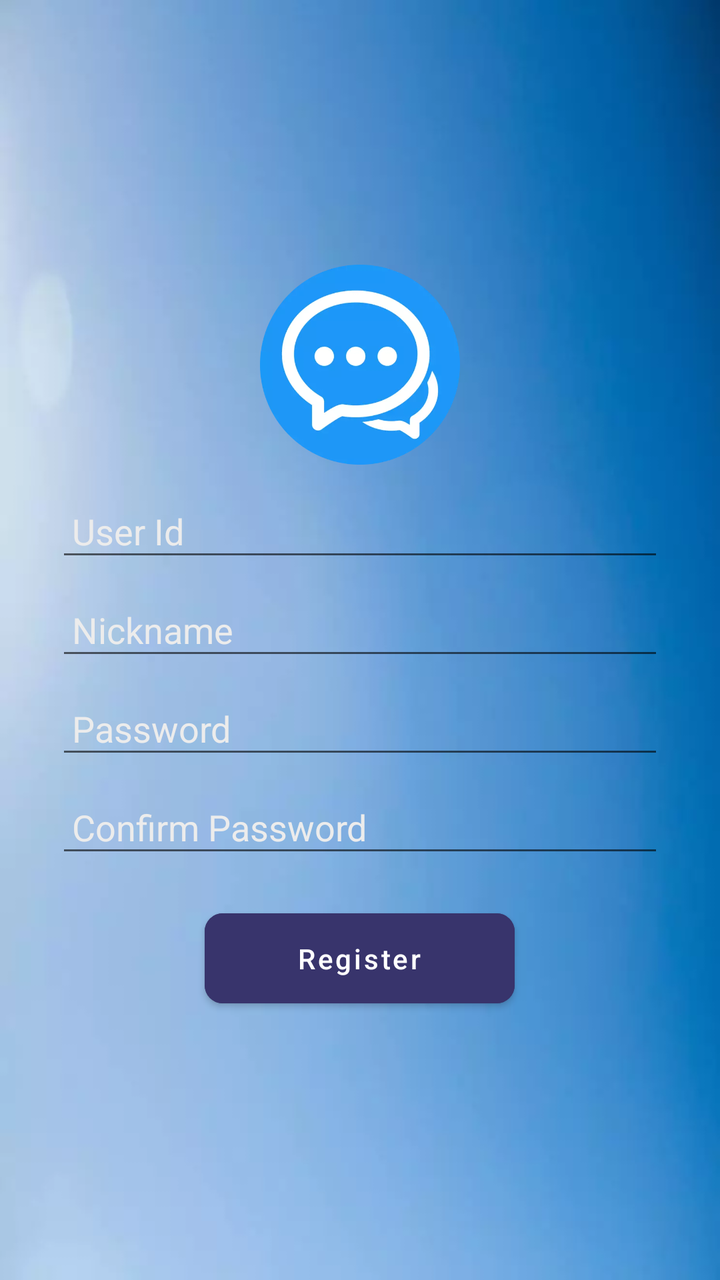
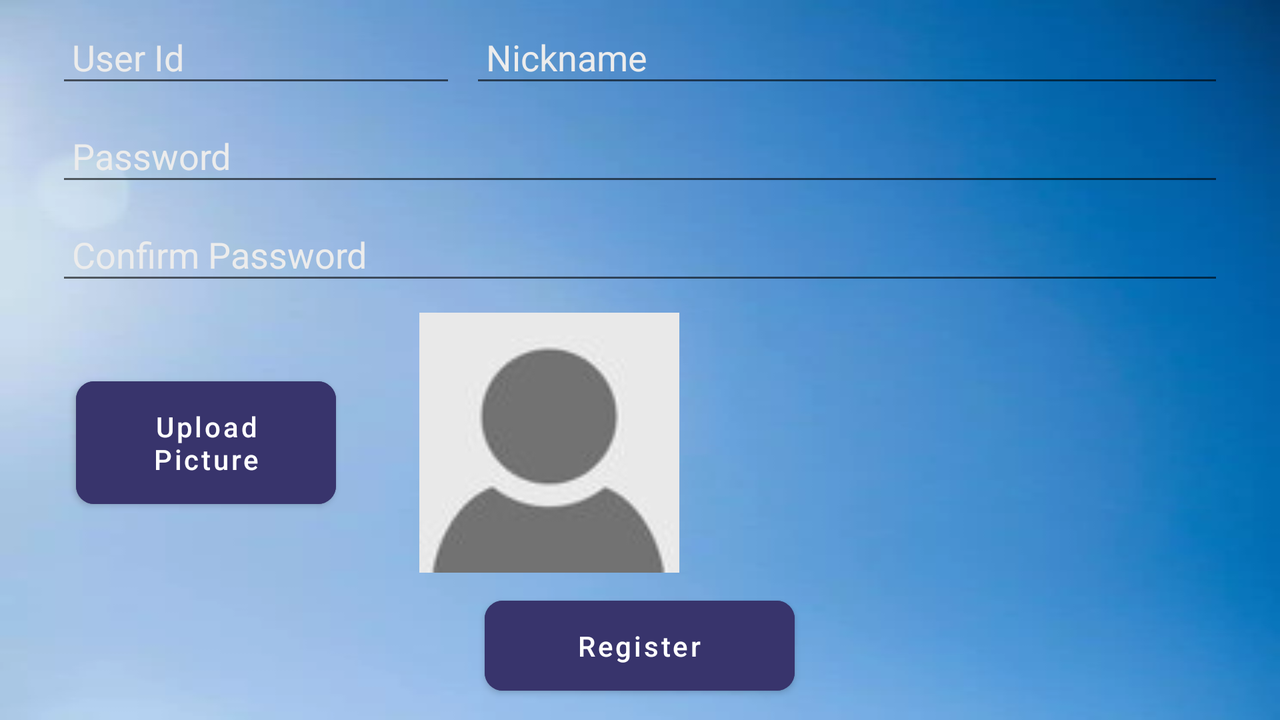

One screen, two layout resources from the same app: the default and the repository's alternative for another configuration. Each is rendered where Android would select it; the XML of both is given below.
<!-- AndroidManifest.xml: application theme Theme.AndroidChat -->
<!-- res/layout/activity_register.xml -->
<?xml version="1.0" encoding="utf-8"?>
<LinearLayout xmlns:android="http://schemas.android.com/apk/res/android"
    xmlns:app="http://schemas.android.com/apk/res-auto"
    xmlns:tools="http://schemas.android.com/tools"
    android:layout_width="match_parent"
    android:layout_height="match_parent"
    tools:context=".RegisterActivity"
    android:orientation="vertical"
    android:gravity="center"
    android:background="@drawable/main_background">
    <LinearLayout
        android:layout_width="match_parent"
        android:layout_height="wrap_content"
        android:gravity="center_horizontal"
        android:orientation="vertical"
        android:layout_marginLeft="28dp"
        android:layout_marginStart="28dp"
        android:layout_marginEnd="28dp"
        android:layout_marginRight="28dp">
        <ImageView
            android:layout_width="100dp"
            android:layout_height="100dp"
            android:id="@+id/imgView"
            android:src="@drawable/web_icon"/>
        <EditText
            android:layout_width="match_parent"
            android:layout_height="wrap_content"
            android:id="@+id/txtUserId"
            android:layout_marginTop="13dp"
            android:layout_marginBottom="9dp"
            android:ems="8"
            android:hint="User Id"
            android:inputType="textPersonName"
            android:padding="8dp"
            android:textColor="@color/black"
            android:textColorHint="@color/grayLight"/>
        <EditText
            android:layout_width="match_parent"
            android:layout_height="wrap_content"
            android:id="@+id/txtNickname"
            android:layout_marginBottom="9dp"
            android:ems="8"
            android:hint="Nickname"
            android:inputType="textPersonName"
            android:padding="8dp"
            android:textColor="@color/black"
            android:textColorHint="@color/grayLight"/>

        <EditText
            android:layout_width="match_parent"
            android:layout_height="wrap_content"
            android:id="@+id/txtPassword"
            android:layout_marginBottom="9dp"
            android:ems="8"
            android:hint="Password"
            android:inputType="textPassword"
            android:padding="8dp"
            android:textColor="@color/black"
            android:textColorHint="@color/grayLight"/>

        <EditText
            android:layout_width="match_parent"
            android:layout_height="wrap_content"
            android:id="@+id/txtConfirm"
            android:layout_marginBottom="9dp"
            android:ems="8"
            android:hint="Confirm Password"
            android:inputType="textPassword"
            android:padding="8dp"
            android:textColor="@color/black"
            android:textColorHint="@color/grayLight"/>

        <Button
            android:layout_width="155dp"
            android:layout_height="wrap_content"
            android:id="@+id/btnRegister"
            android:layout_marginTop="8dp"
            android:padding="13dp"
            android:text="Register"
            android:textAllCaps="false"
            android:backgroundTint="@color/registerColor"
            app:cornerRadius="9dp"/>
            />
    </LinearLayout>
</LinearLayout>
<!-- resources referenced by this layout -->
<resources>
  <color name="black">#FF000000</color>
  <color name="grayLight">#ECECEC</color>
  <color name="registerColor">#38346C</color>
  <!-- drawable main_background: webp bitmap (drawable-night-hdpi, 5234 bytes) -->
  <!-- drawable web_icon: webp bitmap (drawable-v24, 15390 bytes) -->
  <style name="Theme.AndroidChat" parent="Theme.MaterialComponents.DayNight.DarkActionBar">
          
          <item name="colorPrimary">@color/mainColor</item>
          <item name="colorPrimaryVariant">@color/mainColorDark</item>
          <item name="colorOnPrimary">@color/white</item>
          
          <item name="colorSecondary">@color/teal_200</item>
          <item name="colorSecondaryVariant">#A89A9A</item>
          <item name="colorOnSecondary">@color/black</item>
          
          <item name="android:statusBarColor" tools:targetApi="l">?attr/colorPrimaryVariant</item>
          <item name="android:textColor">@color/black</item>
          
      </style>
  <color name="mainColor">#84B3E1</color>
  <color name="mainColorDark">#3A8AD8</color>
  <color name="white">#FFFFFFFF</color>
  <color name="teal_200">#FF03DAC5</color>
</resources>
<!-- res/layout-land/activity_register.xml (the repository's variant of the layout above) -->
<!-- drawn on the phone turned sideways -->
<?xml version="1.0" encoding="utf-8"?>
<LinearLayout xmlns:android="http://schemas.android.com/apk/res/android"
    xmlns:app="http://schemas.android.com/apk/res-auto"
    xmlns:tools="http://schemas.android.com/tools"
    android:layout_width="match_parent"
    android:layout_height="match_parent"
    android:background="@drawable/main_background"
    android:gravity="center"
    android:orientation="vertical"
    tools:context=".RegisterActivity">

    <LinearLayout
        android:layout_width="match_parent"
        android:layout_height="wrap_content"
        android:layout_marginStart="28dp"
        android:layout_marginLeft="28dp"
        android:layout_marginEnd="28dp"
        android:layout_marginRight="28dp"
        android:gravity="center_horizontal"
        android:orientation="vertical">


        <LinearLayout
            android:layout_width="match_parent"
            android:layout_height="match_parent"
            android:orientation="horizontal">
        <EditText
            android:id="@+id/txtUserIdR"
            android:layout_width="200dp"
            android:layout_height="wrap_content"
            android:layout_marginBottom="9dp"
            android:ems="8"
            android:hint="User Id"
            android:inputType="textPersonName"
            android:padding="8dp"
            android:textColorHint="@color/grayLight" />

        <EditText
            android:id="@+id/txtNickname"
            android:layout_width="match_parent"
            android:layout_height="wrap_content"
            android:layout_marginLeft="7dp"
            android:layout_marginBottom="9dp"
            android:ems="8"
            android:hint="Nickname"
            android:inputType="textPersonName"
            android:padding="8dp"
            android:textColorHint="@color/grayLight" />
        </LinearLayout>

        <EditText
            android:id="@+id/txtPasswordR"
            android:layout_width="match_parent"
            android:layout_height="wrap_content"
            android:layout_marginBottom="9dp"
            android:ems="8"
            android:hint="Password"
            android:inputType="textPassword"
            android:padding="8dp"
            android:textColorHint="@color/grayLight" />

        <EditText
            android:id="@+id/txtConfirm"
            android:layout_width="match_parent"
            android:layout_height="wrap_content"
            android:layout_marginBottom="9dp"
            android:ems="8"
            android:hint="Confirm Password"
            android:inputType="textPassword"
            android:padding="8dp"
            android:textColorHint="@color/grayLight" />


        <LinearLayout
            android:layout_width="match_parent"
            android:layout_height="match_parent">

            <Button
                android:id="@+id/btnUploadProfile"
                android:layout_width="130dp"
                android:layout_height="wrap_content"
                android:layout_gravity="center"
                android:layout_marginLeft="10dp"
                android:backgroundTint="@color/registerColor"
                android:padding="13dp"
                android:text="Upload Picture"
                android:textAllCaps="false"
                android:textColor="@color/white"
                app:cornerRadius="9dp" />

            <ImageView
                android:id="@+id/imageView"
                android:layout_width="213dp"
                android:layout_height="130dp"
                app:srcCompat="@drawable/default_avatar" />
        </LinearLayout>

        <Button
            android:id="@+id/btnRegister"
            android:layout_width="155dp"
            android:layout_height="wrap_content"
            android:layout_marginTop="8dp"
            android:backgroundTint="@color/registerColor"
            android:padding="13dp"
            android:text="Register"
            android:textAllCaps="false"
            android:textColor="@color/white"
            app:cornerRadius="9dp" />


    </LinearLayout>
</LinearLayout>
<!-- resources referenced by the variant -->
<!-- as the phone turned sideways resolves them -->
<resources>
  <color name="grayLight">#ECECEC</color>
  <color name="registerColor">#38346C</color>
  <color name="white">#FFFFFFFF</color>
  <!-- drawable default_avatar: jpg bitmap (drawable-v24, 1253 bytes) -->
  <!-- drawable main_background: webp bitmap (drawable-night-hdpi, 5234 bytes) -->
  <style name="Theme.AndroidChat" parent="Theme.MaterialComponents.DayNight.DarkActionBar">
          
          <item name="colorPrimary">@color/mainColor</item>
          <item name="colorPrimaryVariant">@color/mainColorDark</item>
          <item name="colorOnPrimary">@color/white</item>
          
          <item name="colorSecondary">@color/teal_200</item>
          <item name="colorSecondaryVariant">#A89A9A</item>
          <item name="colorOnSecondary">@color/black</item>
          
          <item name="android:statusBarColor" tools:targetApi="l">?attr/colorPrimaryVariant</item>
          <item name="android:textColor">@color/black</item>
          
      </style>
  <color name="mainColor">#84B3E1</color>
  <color name="mainColorDark">#3A8AD8</color>
  <color name="teal_200">#FF03DAC5</color>
  <color name="black">#FF000000</color>
</resources>
